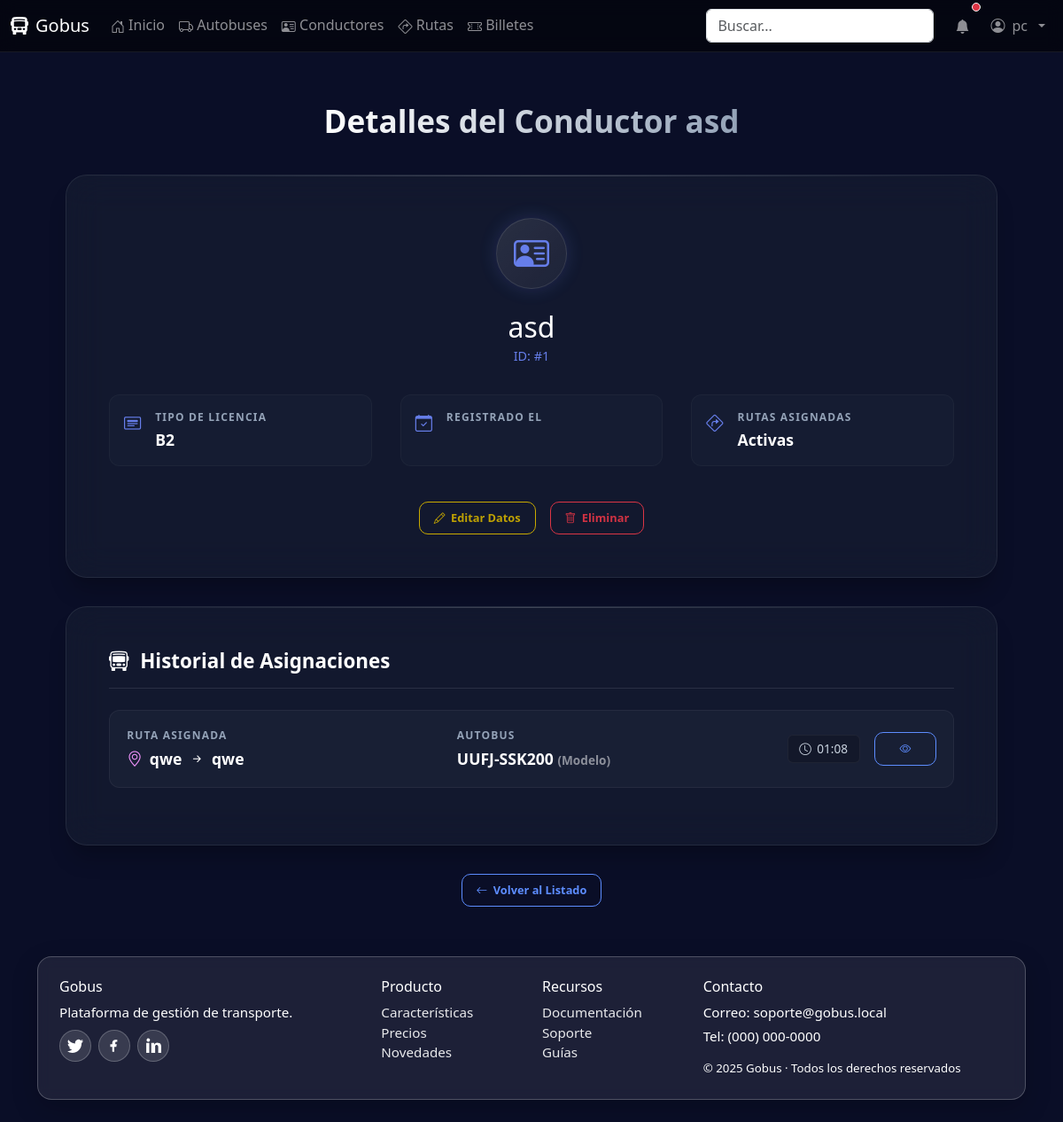
/conductores/1/ (signed in), run on the app's committed database.
### core/models.py (models this page shows, shortened)
class Conductor(models.Model):
    nombre = models.CharField(max_length=150)
    licencia = models.CharField(max_length=50, unique=True)

class Ruta(models.Model):
    origen = models.CharField(max_length=120)
    destino = models.CharField(max_length=120)
    paradas = models.JSONField(blank=True, default=list, help_text="Lista de paradas intermedias")
    distancia = models.FloatField(help_text="Distancia en km")
    autobus = models.ForeignKey(Autobus, on_delete=models.SET_NULL, null=True, blank=True, related_name="rutas")
    conductor = models.ForeignKey(Conductor, on_delete=models.SET_NULL, null=True, blank=True, related_name="rutas")
    hora_salida = models.DateTimeField()
    frecuencia = models.CharField(max_length=50, help_text="Ej: Diario, Semanal, Cada 30 min")

class Autobus(models.Model):
    matricula = models.CharField(max_length=20, unique=True)
    capacidad = models.PositiveIntegerField()
    modelo = models.CharField(max_length=100)

### core/views.py (the view)
# urls.py: path('conductores/<int:pk>/', views.conductor_detail, name='conductor_detail'),
@login_required
def conductor_detail(request, pk):
    conductor = get_object_or_404(Conductor, pk=pk)
    context = {
        'conductor': conductor,
        'title': f'Detalles del Conductor {conductor.nombre}'
    }
    return render(request, 'core/conductores/conductor_detail.html', context)

### core/templates/core/conductores/conductor_detail.html (shortened to what this page needs)
{% extends 'base.html' %}
{% load static %}
{% block head_extra %}
<link href="{% static 'core/css/home-modern.css' %}" rel="stylesheet">
<link href="{% static 'core/css/crud.css' %}" rel="stylesheet">
{% endblock %}
{% block content %}
<div class="detail-container">
  <div class="detail-header">
    <h1 class="detail-title">{{ title }}</h1>
  </div>
  <div class="glass-card">
    <div class="main-icon-circle">
      <i class="bi bi-person-vcard"></i>
    </div>
    <div style="text-align: center; margin-bottom: 2rem;">
      <h2 style="color: white; margin: 0;">{{ conductor.nombre }}</h2>
      <span style="color: #667eea; font-size: 0.9rem;">ID: #{{ conductor.pk }}</span>
    </div>
    <div class="info-grid">
      <div class="info-item">
        <div class="info-icon"><i class="bi bi-card-heading"></i></div>
        <div class="info-content">
          <span class="info-label">Tipo de Licencia</span>
          <div class="info-value">{{ conductor.licencia }}</div>
        </div>
      </div>
      <div class="info-item">
        <div class="info-icon"><i class="bi bi-calendar-check"></i></div>
        <div class="info-content">
          <span class="info-label">Registrado el</span>
        </div>
      </div>
      <div class="info-item">
        <div class="info-icon"><i class="bi bi-sign-turn-right"></i></div>
        <div class="info-content">
          <span class="info-label">Rutas Asignadas</span>
          <div class="info-value">{{ conductor.ruta_set.count }} Activas</div>
        </div>
      </div>
    </div>
    <div class="action-buttons">
      <a href="{% url 'conductor_edit' conductor.pk %}" class="btn-action btn-edit">
        <i class="bi bi-pencil"></i> Editar Datos
      </a>
      <a href="{% url 'conductor_delete' conductor.pk %}" class="btn-action btn-delete">
        <i class="bi bi-trash"></i> Eliminar
      </a>
    </div>
  </div>
<div class="glass-card">
    <h3 class="section-title">
      <i class="bi bi-bus-front"></i>
      Historial de Asignaciones
    </h3>
    {% with historial=conductor.rutas.all %}
      {% if not historial and conductor.ruta_set.all %}
          {% with fallback=conductor.ruta_set.all %}
             {% include "snippets/conductor_rutas_loop.html" with lista_rutas=fallback %}
          {% endwith %}
      {% elif historial %}
          {% for ruta in historial %}
            <div class="list-item-card">
              <div style="flex: 1; min-width: 200px;">
                <div class="info-label">Ruta Asignada</div>
                <div class="info-value" style="display: flex; align-items: center; gap: 0.5rem;">
                  <i class="bi bi-geo-alt" style="color: #f093fb;"></i>
                  {{ ruta.origen }} <i class="bi bi-arrow-right-short"></i> {{ ruta.destino }}
                </div>
              </div>
              <div style="flex: 1; min-width: 200px;">
                <div class="info-label">Autobus</div>
                {% if ruta.autobus %}
                  <div class="info-value">
                    {{ ruta.autobus.matricula }} <span style="font-size: 0.85rem; color: rgba(255,255,255,0.5);">({{ ruta.autobus.modelo }})</span>
                  </div>
                {% else %}
                  <div class="info-value" style="color: #ff6a6a; font-size: 0.9rem;">
                    <i class="bi bi-exclamation-circle"></i> Sin asignar
                  </div>
                {% endif %}
              </div>
              <div class="tag-group">
                <div class="data-tag">
                  <i class="bi bi-clock"></i> {{ ruta.hora_salida|date:"H:i" }}
                </div>
              </div>
              <a href="{% url 'ruta_detail' ruta.pk %}" class="btn-action btn-view" style="margin-left: auto;">
                <i class="bi bi-eye"></i>
              </a>
            </div>
          {% endfor %}
      {% endif %}
    {% endwith %}
  </div>
  <div style="text-align: center; margin-top: 1rem;">
    <a href="{% url 'conductor_list' %}" class="btn-action btn-view">
      <i class="bi bi-arrow-left"></i> Volver al Listado
    </a>
  </div>
</div>
{% endblock %}

### templates/base.html (shortened to what this page needs)
{% load static %}
<!doctype html>
<html lang="es">
  <head>
    <link href="https://cdn.jsdelivr.net/npm/bootstrap@5.3.3/dist/css/bootstrap.min.css" rel="stylesheet">
    <link href="https://cdn.jsdelivr.net/npm/bootstrap-icons@1.11.3/font/bootstrap-icons.min.css" rel="stylesheet">
      <link href="{% static 'core/css/base.css' %}" rel="stylesheet">
    {% block head_extra %}{% endblock %}
  </head>
  <body>
    <nav class="navbar gobus-navbar navbar-expand-lg navbar-dark">
      <div class="container-fluid">
        <a class="navbar-brand d-flex align-items-center gap-2" href="/">
          <i class="bi bi-bus-front-fill"></i>
          <span>Gobus</span>
        </a>
        <div class="collapse navbar-collapse" id="navbarNav">
          <ul class="navbar-nav me-auto mb-2 mb-lg-0">
            <li class="nav-item"><a class="nav-link" href="/"><i class="bi bi-house-door"></i> Inicio</a></li>
            <li class="nav-item"><a class="nav-link" href="/autobuses"><i class="bi bi-truck"></i> Autobuses</a></li>
            <li class="nav-item"><a class="nav-link" href="/conductores"><i class="bi bi-person-vcard"></i> Conductores</a></li>
            <li class="nav-item"><a class="nav-link" href="/rutas"><i class="bi bi-sign-turn-right"></i> Rutas</a></li>
            <li class="nav-item"><a class="nav-link" href="/billetes"><i class="bi bi-ticket-perforated"></i> Billetes</a></li>
          </ul>
          <form class="d-flex me-3" role="search">
            <input class="form-control" type="search" placeholder="Buscar..." aria-label="Buscar">
          </form>
          <ul class="navbar-nav align-items-center">
            <li class="nav-item me-2">
              <a class="nav-link position-relative" href="#" aria-label="Notificaciones">
                <i class="bi bi-bell-fill"></i>
                <span class="position-absolute top-0 start-100 translate-middle p-1 bg-danger border border-light rounded-circle">
                </span>
              </a>
            </li>
            {% if user.is_authenticated %}
            <li class="nav-item dropdown custom-user-dropdown">
              <a class="nav-link dropdown-toggle d-flex align-items-center gap-2" href="#" role="button" data-bs-toggle="dropdown" aria-expanded="false" data-bs-boundary="viewport" data-bs-display="static">
                <i class="bi bi-person-circle"></i> {{ user.username|default:"Usuario" }}
              </a>
            </li>
            {% else %}
            <li class="nav-item"><a class="nav-link" href="{% url 'login' %}"><i class="bi bi-box-arrow-in-right"></i> Entrar</a></li>
            {% endif %}
          </ul>
        </div>
      </div>
    </nav>
    <main class="container py-4">
      {% block content %}{% endblock %}
    </main>
    <footer class="container pb-4 site-footer">
      <div class="glass p-4">
        <div class="row g-4">
          <div class="col-md-4">
            <h6>Gobus</h6>
            <p class="mb-2">Plataforma de gestión de transporte.</p>
            <div class="d-flex gap-2 social">
              <a href="#" aria-label="Twitter" title="Twitter">
              </a>
              <a href="#" aria-label="Facebook" title="Facebook">
                <svg xmlns="http://www.w3.org/2000/svg" width="18" height="18" fill="currentColor" viewBox="0 0 16 16"><path d="M9 6.5V5c0-.5.4-1 1-1h1V2H9C7.3 2 6 3.3 6 5v1.5H4V9h2v5h2V9h2l.5-2.5H8z"/></svg>
              </a>
              <a href="#" aria-label="LinkedIn" title="LinkedIn">
                <svg xmlns="http://www.w3.org/2000/svg" width="18" height="18" fill="currentColor" viewBox="0 0 16 16"><path d="M1.5 1.5A1.5 1.5 0 1 1 4.5 3 1.5 1.5 0 0 1 1.5 1.5zM1 5h3v10H1zM6 5h3v1.7h.1A3.3 3.3 0 0 1 12.9 5C15 5 16 6.3 16 8.9V15h-3V9.5c0-1.4-.5-2.3-1.6-2.3-.9 0-1.3.6-1.5 1.1V15H6z"/></svg>
              </a>
            </div>
          </div>
          <div class="col-6 col-md-2">
            <h6>Producto</h6>
            <ul class="list-unstyled mb-0">
              <li><a class="footer-link" href="#">Características</a></li>
              <li><a class="footer-link" href="#">Precios</a></li>
              <li><a class="footer-link" href="#">Novedades</a></li>
            </ul>
          </div>
          <div class="col-6 col-md-2">
            <h6>Recursos</h6>
            <ul class="list-unstyled mb-0">
              <li><a class="footer-link" href="#">Documentación</a></li>
              <li><a class="footer-link" href="#">Soporte</a></li>
              <li><a class="footer-link" href="#">Guías</a></li>
            </ul>
          </div>
          <div class="col-md-4">
            <h6>Contacto</h6>
            <p class="mb-1">Correo: soporte@gobus.local</p>
            <p class="mb-3">Tel: (000) 000-0000</p>
            <small class="d-block">© {{ now|default:2025 }} Gobus · Todos los derechos reservados</small>
          </div>
        </div>
      </div>
    </footer>
  </body>
</html>

### core/static/core/css/base.css (style rules this page uses)
body { min-height: 100vh; background: linear-gradient(135deg, #0d6efd 0%, #6610f2 50%, #6f42c1 100%); background-attachment: fixed; }
.glass { background: rgba(255, 255, 255, 0.08); border: 1px solid rgba(255, 255, 255, 0.22); border-radius: 16px; backdrop-filter: blur(8px); -webkit-backdrop-filter: blur(8px); box-shadow: 0 10px 30px rgba(0, 0, 0, 0.2); color: #fff; }
.navbar.gobus-navbar { background: rgba(0, 0, 0, 0.55) !important; backdrop-filter: blur(10px); -webkit-backdrop-filter: blur(10px); border-bottom: 1px solid rgba(255, 255, 255, 0.08); position: sticky; top: 0; z-index: 3000; overflow: visible; isolation: isolate; }
.navbar .bi { vertical-align: -0.125em; }
main.container { padding-top: 2rem; padding-bottom: 2rem; }
.site-footer { color: rgba(255, 255, 255, 0.9); font-size: 0.95rem; }
.footer-link { color: rgba(255, 255, 255, 0.9); text-decoration: none; }
.social a { display: inline-flex; align-items: center; justify-content: center; width: 36px; height: 36px; border-radius: 50%; background: rgba(255, 255, 255, 0.12); border: 1px solid rgba(255, 255, 255, 0.22); color: #fff; text-decoration: none; }
.custom-user-dropdown { position: static !important; }
.navbar, .navbar .container-fluid, .navbar-collapse { overflow: visible !important; }
.glass { position: relative; z-index: 0; }

### core/static/core/css/home-modern.css (style rules this page uses)
body { background: #0a0e27 !important; background-image: radial-gradient( circle at 20% 50%, rgba(120, 119, 198, 0.3) 0%, transparent 50% ), radial-gradient( circle at 80% 80%, rgba(255, 119, 198, 0.3) 0%, transparent 50% ), radial-gradient( circle at 40% 20%, rgba(255, 219, 98, 0.2) 0%, transparent 50% ); background-attachment: fixed; }
.section-title { font-size: 3rem; font-weight: 800; color: white; margin-bottom: 1rem; }

### data on the page
Conductor: nombre "asd", pk "1", licencia "B2"
Ruta: origen "qwe", destino "qwe", autobus.matricula "UUFJ-SSK200", autobus.modelo "Modelo", hora_salida "01:08"

### other printed values
{{ user.username|default:"Usuario" }} "pc"
{{ title }} "Detalles del Conductor asd"
{{ now|default:2025 }} "2025"
